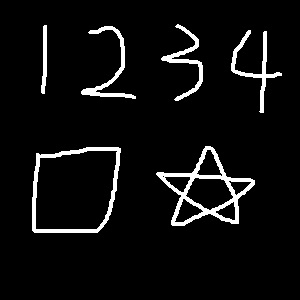
%> input picture src/cc.jpg, 300 x 300 px
$ octave --eval "result = mysaliencydetect(imread('../src/cc.jpg'));"   (GNU Octave 9; MATLAB toolbox functions it lacks are replaced by stand-ins)
%> lines starting %> are read from the running program, lines starting %| are printed output that depends on the picture; in (x1, y1, x2, y2) boxes, pixels count from 0 and x2, y2 are one past the last pixel; in counts of white or black regions, pixels touching at a corner belong together; the program's own positions count from 1
function [rects,objectMap] = mysaliencydetect(img,areathresh)
%MYSALIENCYDETECT - Saliency detect
%
%   rects = mysaliencydetect(img)
%   rects = mysaliencydetect(img,areathresh)
%   [rects,objectMap] = mysaliencydetect(...)

%% 参数检查
narginchk(1,2);
nargoutchk(1,2);

%% 缺省参数处理
if nargin < 2
    areathresh = 0;
end

%% 图像预处理
img = im2double(img);
if size(img,3) == 3
    img = rgb2gray(img);
%> img: size 300x300 double
end
scaledimg = imresize(img,64/size(img,2));
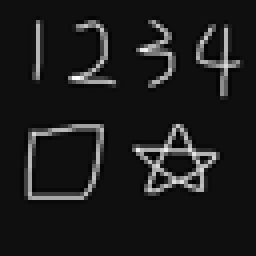
%> scaledimg: size 64x64 double (shown 4 times larger); min -0.0674, max 1.07, mean 0.0581; drawn with min black and max white

%% 计算谱残差
myFFT = fft2(scaledimg);
myLogAmplitude = log(abs(myFFT));
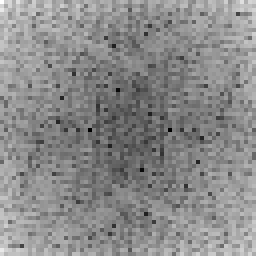
%> myLogAmplitude: size 64x64 double (shown 4 times larger); min -2.81, max 5.47, mean 1.72; drawn with min black and max white
myPhase = angle(myFFT);
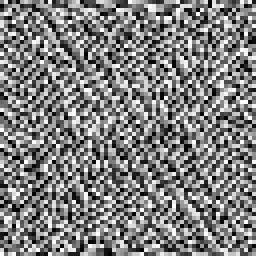
%> myPhase: size 64x64 double (shown 4 times larger); min -3.14, max 3.14, mean 0.0023; drawn with min black and max white
mySpectralResidual = myLogAmplitude-imfilter(myLogAmplitude,fspecial('average',3),'replicate');
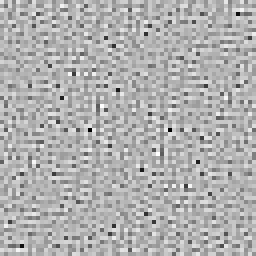
%> mySpectralResidual: size 64x64 double (shown 4 times larger); min -3.42, max 1.5, mean 1.03e-16; drawn with min black and max white
saliencyMap = abs(ifft2(exp(mySpectralResidual+1i*myPhase))).^2;

%% 空域平滑滤波
saliencyMap = mat2gray(imfilter(saliencyMap,fspecial('gaussian',[10, 10],2.5)));
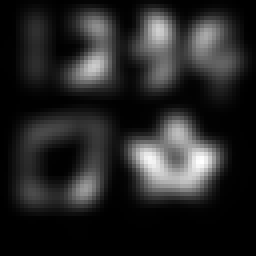
%> saliencyMap: size 64x64 double (shown 4 times larger); min 0, max 1, mean 0.148
threshold = 2*mean(saliencyMap(:));
%> threshold = 0.296
objectMap = mat2gray(saliencyMap>threshold);
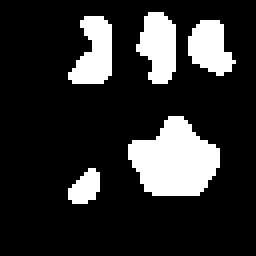
%> objectMap: size 64x64 double (shown 4 times larger); values 0 (black) and 1 (white), 17.9% white; 5 white regions, box (x1, y1, x2, y2) and area: (32, 29, 55, 49) 316, (34, 3, 44, 21) 130, (17, 4, 28, 21) 127, (47, 5, 59, 19) 112, (17, 42, 25, 51) 50
objectMap = imresize(objectMap,[size(img,1),size(img,2)]);
%> objectMap: size 300x300 double

%% 连通域处理
objectMap = bwareaopen(objectMap,areathresh);
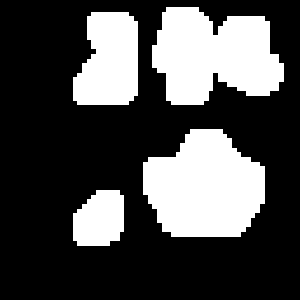
%> objectMap: size 300x300 logical; 29.7% white; 4 white regions
CC = regionprops(objectMap,'boundingbox');
%> CC = 4 regions; box (x1, y1, x2, y2): (73, 12, 138, 105), (73, 190, 124, 246), (143, 129, 265, 237), (152, 7, 284, 105)
rects = zeros(length(CC),4);
for i=1:length(CC)
    rects(i,1) = ceil(CC(i).BoundingBox(1));
    rects(i,2) = ceil(CC(i).BoundingBox(2));
    rects(i,3) = ceil(CC(i).BoundingBox(3));
    rects(i,4) = ceil(CC(i).BoundingBox(4));
end
%> this loop made 4 passes
%> after the loop, rects = [74 13 65 93; 74 191 51 56; 144 130 122 108; 153 8 132 98]
%> `result = mysaliencydetect(imread('../src/cc.jpg'));`: result has the same summary as rects in mysaliencydetect
